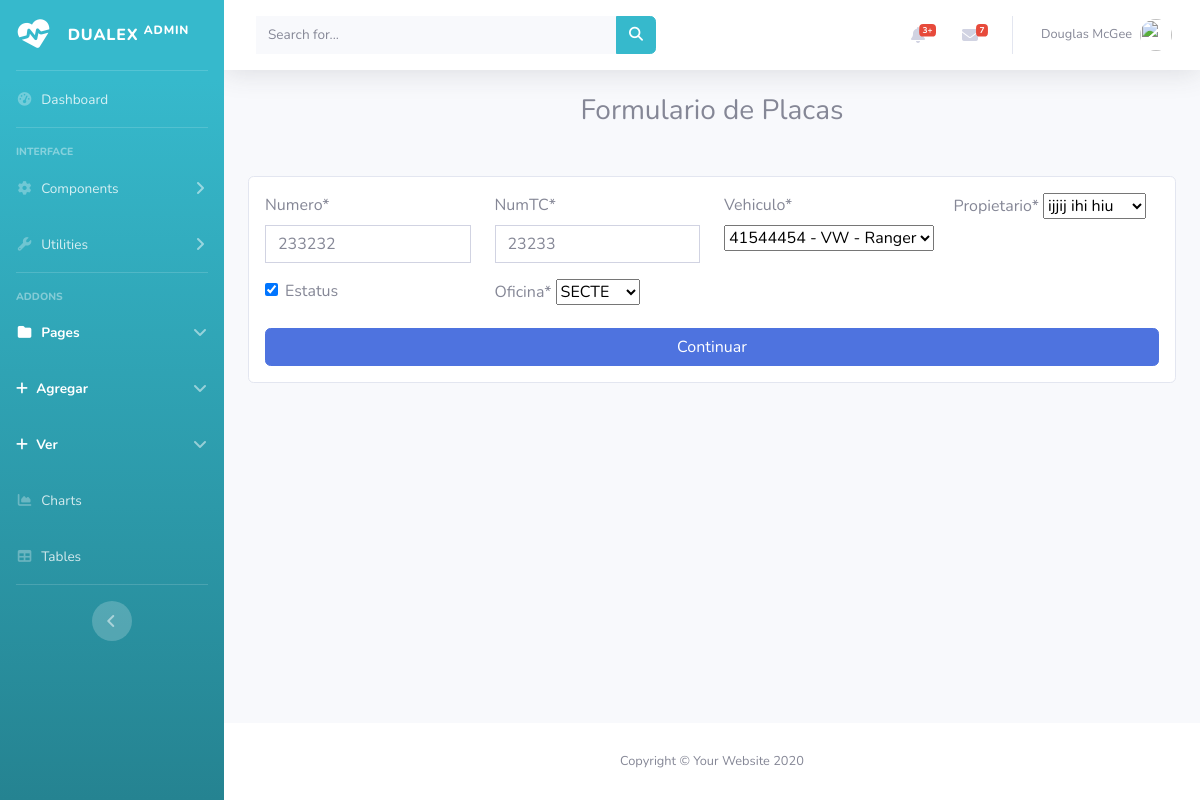
Screenshot of /catalogos/placas/editar/9 with the database file from the repository.
### catalogos/models.py (models this page shows, shortened)
class Placa(models.Model):
    numero = models.CharField(max_length=10)
    numTC = models.CharField(max_length=20)
    fecha = models.DateField(auto_now=True)
    vehiculo = models.ForeignKey(Vehiculo, on_delete=models.CASCADE)
    propietario= models.ForeignKey(Propietario, on_delete=models.CASCADE)
    estatus = models.BooleanField(default=True)
    oficina = models.ForeignKey(Oficina, on_delete=models.CASCADE)

### catalogos/views.py (the view)
# urls.py: path("placas/editar/<int:id>",views.placasUpdate,name="placasUpdate"),
def placasUpdate(request, id):
    placas = Placa.objects.get(id=id)
    if request.method == "GET":
        form = PlacaForm(instance= placas)
    else:
        form = PlacaForm(request.POST, instance=placas)
        if form.is_valid():
            form.save()
            return redirect("placasVer")
    return render(request,"placasUpdate.html",{"form":form})

### catalogos/forms.py
class PlacaForm(forms.ModelForm):
    class Meta:
        model = Placa
        fields = ["numero","numTC","vehiculo","propietario","estatus","oficina"]

### catalogos/models.py (called while the page is built)
    def __str__(self):
        return "%s"% (self.nombreMarca)

    def __str__(self):
        return '%s - %s - %s' % (self.NIV,self.marca,self.linea)

    def __str__(self):
        return "%s %s %s" % (self.nombre, self.apPaterno, self.apMaterno)

    def __str__(self):
        return ("%s" % self.nombre)

### catalogos/templates/placasUpdate.html (shortened to what this page needs)
{% extends 'base.html' %}
{% load crispy_forms_tags %}
{% block contenido %}
<h3 class="text-center">Formulario de Placas</h3>
<form action="" method="POST" class="card p-3  mt-5" autocomplete="off">
    <div class="row">
        <div class="col-sm-12 col-md-6 col-lg-3" >
            {{form.numero|as_crispy_field}}
        </div>
        <div class="col-sm-12 col-md-6 col-lg-3" >
            {{form.numTC|as_crispy_field}}
        </div>
        <div class="col-sm-12 col-md-6 col-lg-3" >
            {{form.vehiculo|as_crispy_field}}
        </div>
        <div class="col-sm-12 col-md-6 col-lg-3" >
            {{form.propietario|as_crispy_field}}
        </div>
    </div>
    <div class="row">
        <div class="col-sm-12 col-md-6 col-lg-3" >
            {{form.estatus|as_crispy_field}}
        </div>
        <div class="col-sm-12 col-md-6 col-lg-3" >
            {{form.oficina|as_crispy_field}}
        </div>
    </div>
<input class="btn btn-primary float-end btn-primary" type="submit" value="Continuar" {% if "ok" in request.GET %}disabled{% endif %}{% if "error" in request.GET%}disabled{% endif %} >
</form>
{% endblock contenido %}

### static/css/style.css (style rules this page uses)
.form-control { display:block; width:100%; padding: .375rem .75rem; font-size:1rem; font-weight:400; line-height:1.5;color:var(--bs-body-color); background-color:var(--bs-body-bg); background-clip:padding-box; -webkit-appearance:none; -moz-appearance:none; appearance:none; border-radius:var(--bs-border-radius); transition:border-color .15s ease-in-out,box-shadow .15s ease-in-out; }
.form-control::placeholder { color:var(--bs-secondary-color);opacity:1 }

### rows the page displays
Placa: numero "233232", numTC "23233", vehiculo "41544454 - VW - Ranger", propietario "ijjij ihi hiu", estatus "☑", oficina "SECTE"
